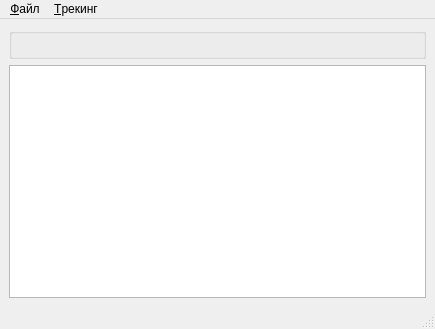
<?xml version="1.0" encoding="UTF-8"?>
<ui version="4.0">
 <class>MainWindow</class>
 <widget class="QMainWindow" name="MainWindow">
  <property name="geometry">
   <rect>
    <x>0</x>
    <y>0</y>
    <width>435</width>
    <height>329</height>
   </rect>
  </property>
  <property name="windowTitle">
   <string>MainWindow</string>
  </property>
  <widget class="QWidget" name="centralwidget">
   <layout class="QVBoxLayout" name="verticalLayout">
    <item>
     <widget class="GroupBoxInfo" name="groupBox_info"/>
    </item>
    <item>
     <widget class="GraphicsWatchArea" name="graphicsView">
      <property name="verticalScrollBarPolicy">
       <enum>Qt::ScrollBarAlwaysOff</enum>
      </property>
      <property name="horizontalScrollBarPolicy">
       <enum>Qt::ScrollBarAlwaysOff</enum>
      </property>
     </widget>
    </item>
   </layout>
  </widget>
  <widget class="QMenuBar" name="menuBar">
   <property name="geometry">
    <rect>
     <x>0</x>
     <y>0</y>
     <width>435</width>
     <height>20</height>
    </rect>
   </property>
   <widget class="QMenu" name="menu">
    <property name="title">
     <string>&amp;Файл</string>
    </property>
    <addaction name="action_newWatcher"/>
    <addaction name="action_Load"/>
    <addaction name="action_Save"/>
    <addaction name="action_Exit"/>
   </widget>
   <widget class="QMenu" name="menu_2">
    <property name="title">
     <string>&amp;Трекинг</string>
    </property>
    <addaction name="action_StartStop"/>
   </widget>
   <addaction name="menu"/>
   <addaction name="menu_2"/>
  </widget>
  <widget class="QStatusBar" name="statusBar"/>
  <action name="action_StartStop">
   <property name="text">
    <string>Начать</string>
   </property>
  </action>
  <action name="action_newWatcher">
   <property name="text">
    <string>Новое</string>
   </property>
  </action>
  <action name="action_Exit">
   <property name="text">
    <string>Выход</string>
   </property>
  </action>
  <action name="action_Save">
   <property name="text">
    <string>Сохранить...</string>
   </property>
  </action>
  <action name="action_Load">
   <property name="text">
    <string>Загрузить</string>
   </property>
  </action>
 </widget>
 <customwidgets>
  <customwidget>
   <class>GroupBoxInfo</class>
   <extends>QGroupBox</extends>
   <header location="global">groupboxinfo.h</header>
   <container>1</container>
  </customwidget>
  <customwidget>
   <class>GraphicsWatchArea</class>
   <extends>QGraphicsView</extends>
   <header location="global">graphicswatcharea.h</header>
  </customwidget>
 </customwidgets>
 <resources/>
 <connections>
  <connection>
   <sender>action_Exit</sender>
   <signal>triggered()</signal>
   <receiver>MainWindow</receiver>
   <slot>close()</slot>
   <hints>
    <hint type="sourcelabel">
     <x>-1</x>
     <y>-1</y>
    </hint>
    <hint type="destinationlabel">
     <x>217</x>
     <y>164</y>
    </hint>
   </hints>
  </connection>
 </connections>
</ui>
